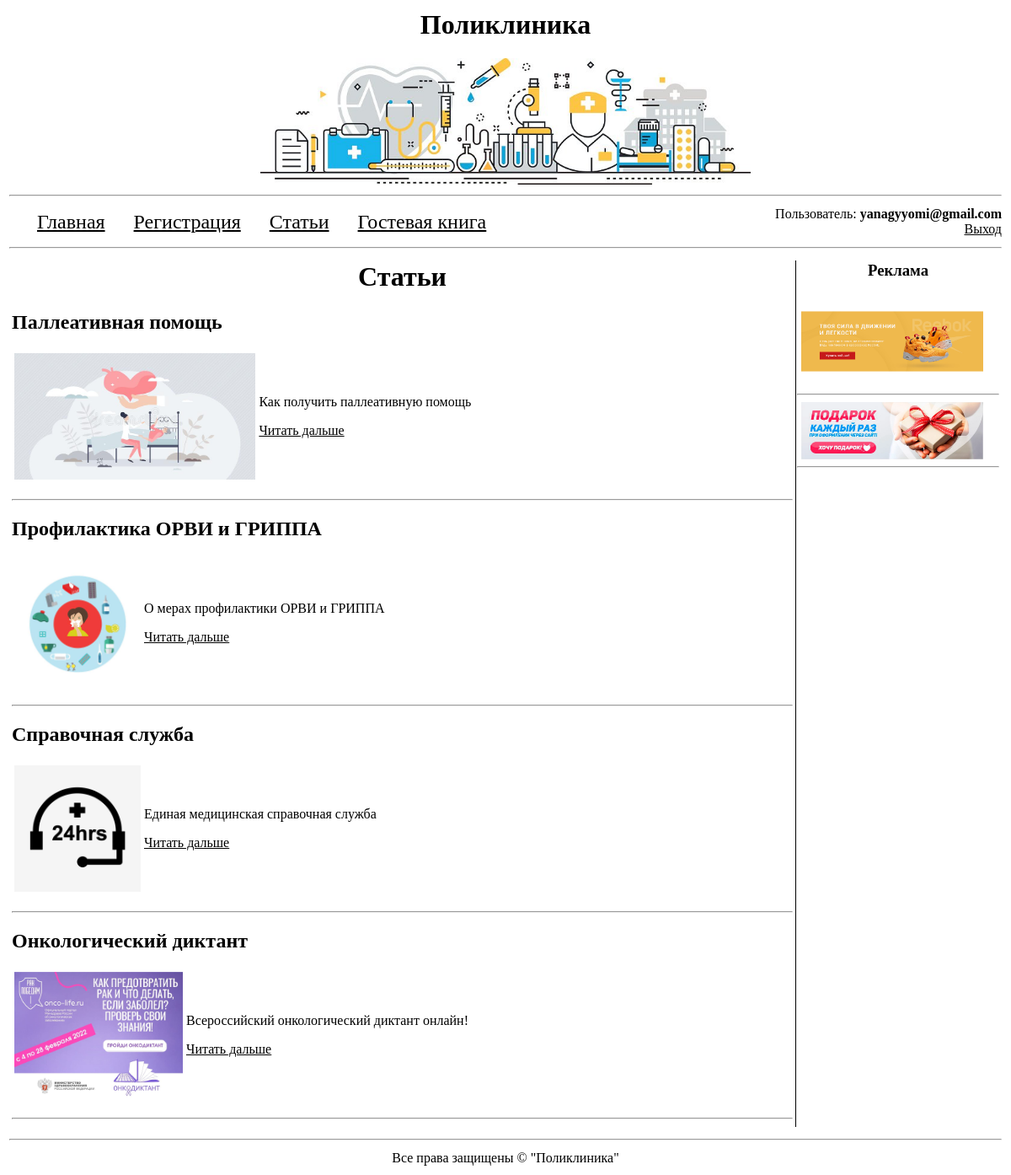
Screenshot of /article.php (signed in) with the database file from the repository.
### tables this page shows
CREATE TABLE IF NOT EXISTS `articles` (
  `id` int(11) unsigned NOT NULL AUTO_INCREMENT,
  `title` varchar(255) NOT NULL,
  `intro_text` text NOT NULL,
  `full_text` text NOT NULL,
  PRIMARY KEY (`id`)
);

CREATE TABLE IF NOT EXISTS `banners` (
  `id` int(11) unsigned NOT NULL AUTO_INCREMENT,
  `code` text NOT NULL,
  PRIMARY KEY (`id`)
);

### lib/functions.php (called while the page is built, shortened)
<?php
 $mysqli=false;
 function getAllArticles(){
  global $mysqli;
  $result_set = $mysqli -> query("SELECT * FROM `articles`");
  return resultSetToArray($result_set);
 }
 function resultSetToArray($result_set){
  $array = array();
  while(($row = $result_set -> fetch_assoc()) != false)
   $array[] = $row;
  return $array;
 }
 function getAllBanners(){
  global $mysqli;
  $result_set = $mysqli -> query("SELECT * FROM `banners`");
  return resultSetToArray($result_set);
 }
?>

### blocks/intro_article.php (the view)
<div class="article">
 <h2><?php echo $title; ?><h2>
 <table>
  <tr>
   <td>
    <p class="articles_img">
     <img src="images/article_<?php echo $id; ?>.jpg" alt="<?php echo $title; ?>">
    </p>
   </td>
   <td>
    <?php echo $intro_text; ?>
    <p>
     <a href="articles.php?id=<?php echo $id ?>">Читать дальше</a>
    </p>
   </td>
  </tr>
 </table>
</div>
<hr>

### blocks/list_articles.php
<?php
 $articles = getAllArticles();
 for ($i=0; $i<count($articles); $i++){
  $id = $articles[$i]["id"];
  $title = $articles[$i]["title"];
  $intro_text = $articles[$i]["intro_text"];
  include "intro_article.php";
 }
?>

### blocks/banners.php
<h3 align="center">Реклама</h3>
<?php
 $banners = getAllBanners();
 for($i=0; $i<count($banners); $i++){
  $code = $banners[$i]["code"];
  include "banner.php";
 }
?>

### blocks/banner.php
<div class="banner"><?php echo $code; ?></div>
<hr>

### styles/main.css (style rules this page uses)
.banner img { padding-left: 5px; width: 90% }
.articles_img img { height: 150px; }

### rows the page displays
articles: title "Паллеативная помощь", shows a picture, intro_text "Как получить паллеативную помощь"
articles: title "Профилактика ОРВИ и ГРИППА", shows a picture, intro_text "О мерах профилактики ОРВИ и ГРИППА"
articles: title "Справочная служба", shows a picture, intro_text "Единая медицинская справочная служба"
articles: title "Онкологический диктант", shows a picture, intro_text "Всероссийский онкологический диктант онлайн!"
banners: code (picture)
banners: code (picture)

### other values shown
$_SESSION["email"] "yanagyyomi@gmail.com"
